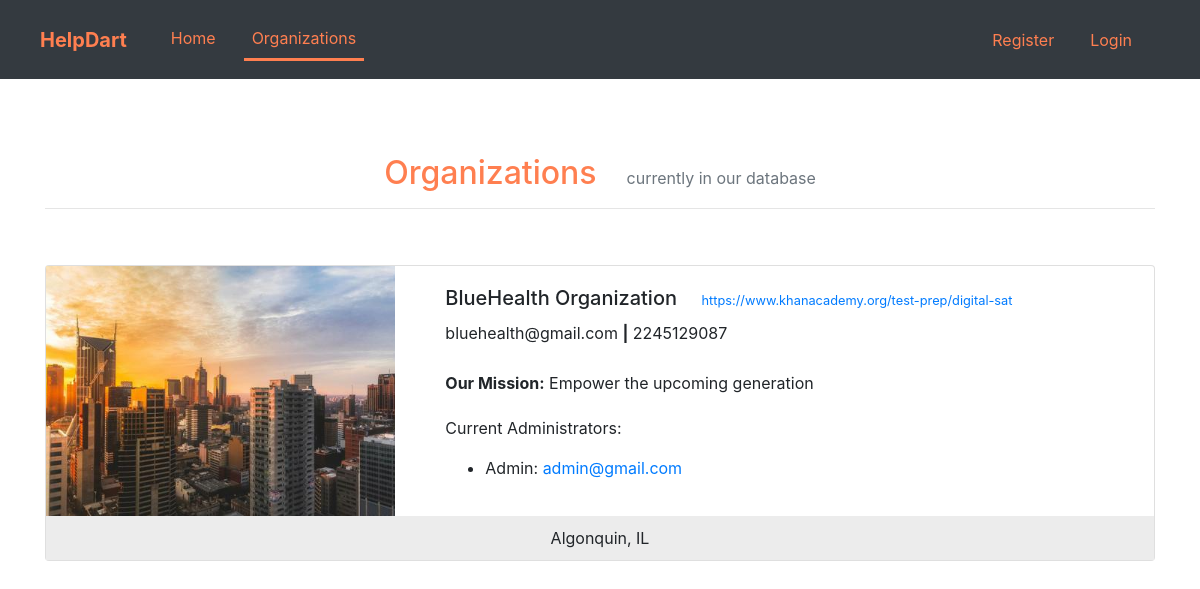
The app's page /organizations, older data.
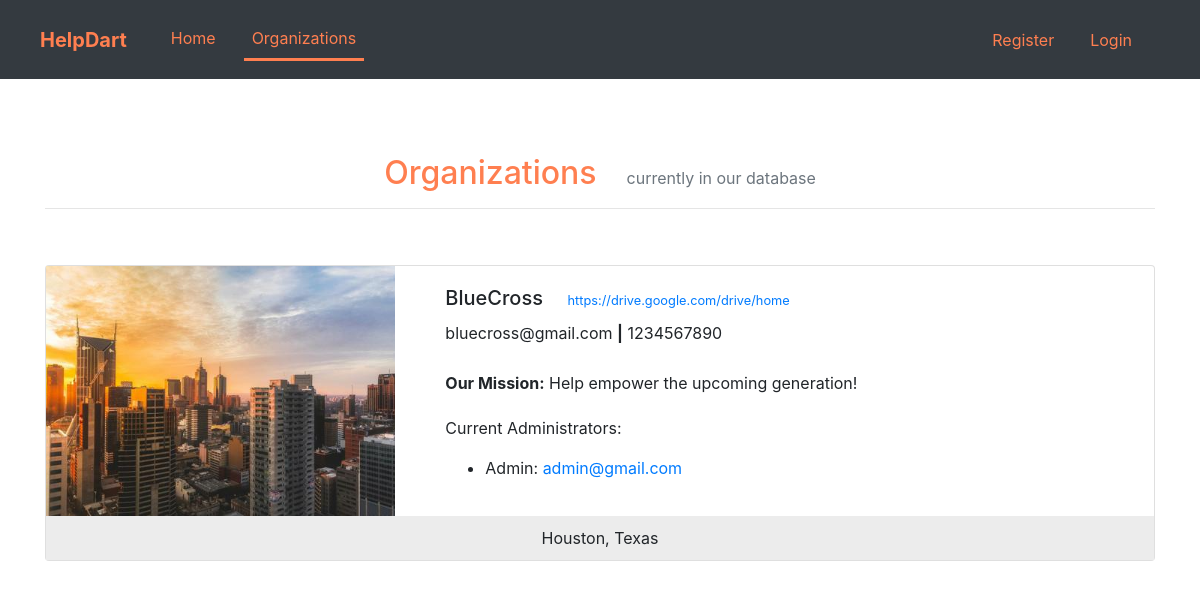
The same page, newer data.
### app.py (models this page shows, shortened)
class Organization(db.Model, UserMixin):
    id = db.Column(db.Integer, primary_key=True)
    organization_name = db.Column(db.String(120), default=None)
    primary_location = db.Column(db.String(120), default=None)
    mission_statement = db.Column(db.String(240), default=None)
    email_contact = db.Column(db.String(120), default=None)
    phonenumber_contact = db.Column(db.String(120), default=None)
    website_link = db.Column(db.String(120), default=None)
    image = db.Column(db.String(120), default="default_organization.jpg")
    administrators = db.relationship("Client", backref="administrator")
    events = db.relationship("Event", backref="event")

### app.py (the view)
@app.route("/organizations", methods=["GET", "POST"])
def organizations():
    all_organization_objs = get_all_organization_objs()
    return render_template("organizations.html", all_organization_objs=all_organization_objs, len=len, type=type, list=list)

### app.py (called while the page is built)
def get_all_organization_objs():
    all_org_objs = []
    for org in Organization.query.all():
        all_org_objs.append(org)
    return all_org_objs

### templates/organizations.html (shortened to what the changed rows need)
{% extends "layout.html" %}
{% block main %}
    <div class="container" style="padding-bottom: 200px;">
        {% for org in all_organization_objs %}
            <div style="padding-top: 40px;">
                <div class="card">
                    <div class="row">
                        <div class="col-md-4">
                            <img src="{{ org.image }}" class="rounded-start" style="height: 100vh; width: 100vw; overflow: hidden; width: 100%; height: 100%; object-fit: cover;" alt="Organization image">
                        </div>
                        <div class="col-md-8">
                            <div class="card-body">
                                <a id="{{ org.organization_name }}">
                                    <span class="h5" style="padding-top: 10px; padding-right: 20px;">{{ org.organization_name }}</span>
                                </a>
                                <span>
                                    {% if len(org.website_link) >= 57 %}
                                        <small class="text-muted"><a href="{{ org.website_link }}" target="_blank">{{ org.website_link[:57] }}...</a></small>
                                    {% else %}
                                        <small class="text-muted"><a href="{{ org.website_link }}" target="_blank">{{ org.website_link }}</a></small>
                                    {% endif %}
                                </span>
                                <p class="card-text" style="padding-top: 10px;">{{ org.email_contact }} <b>|</b> {{ org.phonenumber_contact }}</p>
                                <p class="card-text" style="padding-top: 10px;"><b>Our Mission:</b> {{ org.mission_statement }}</p>
                                {% if org.administrators != [] %}
                                    <p class="card-text" style="padding-top: 5px;">Current Administrators: </p>
                                    <ul>
                                        {% for admin in org.administrators %}
                                            <li>
                                                {{ admin.full_name }}: <a href="mailto:{{ admin.email }}">{{ admin.email }}</a>
                                            </li>
                                        {% endfor %}
                                    </ul>
                                {% endif %}
                            </div>
                        </div>
                    </div>
                    <div class="footer" style="text-align: center; background-color: #ECECEC; padding: 10px;">
                        {{ org.primary_location }}
                    </div>
                </div>
            </div>
        {% endfor %}
    </div>
{% endblock main %}

Row changes from the older to the newer data that the page shows:
changed Organization: organization_name "BlueHealth Organization" → "BlueCross"; website_link "https://www.khanacademy.org/test-prep/digital-sat" → "https://drive.google.com/drive/home"; email_contact "bluehealth@gmail.com" → "bluecross@gmail.com"; phonenumber_contact "2245129087" → "1234567890"; mission_statement "Empower the upcoming generation" → "Help empower the upcoming generation!"; primary_location "Algonquin, IL" → "Houston, Texas"
